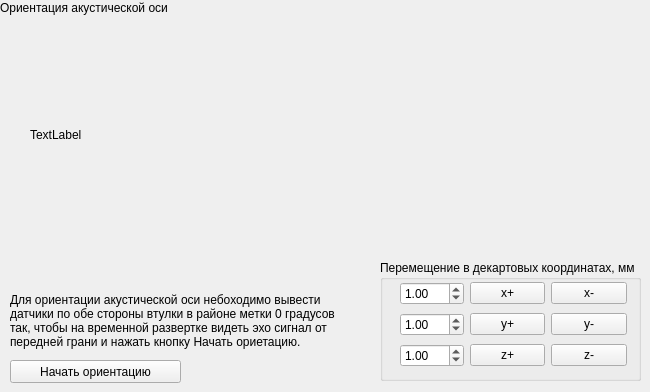
   <widget class="QWidget" name="page_3">
    <widget class="QLabel" name="label_21">
     <property name="geometry">
      <rect>
       <x>0</x>
       <y>0</y>
       <width>221</width>
       <height>16</height>
      </rect>
     </property>
     <property name="text">
      <string>Ориентация акустической оси </string>
     </property>
    </widget>
    <widget class="QGroupBox" name="groupBox_4">
     <property name="geometry">
      <rect>
       <x>380</x>
       <y>260</y>
       <width>261</width>
       <height>121</height>
      </rect>
     </property>
     <property name="title">
      <string>Перемещение в декартовых координатах, мм</string>
     </property>
     <widget class="QWidget" name="gridLayoutWidget_5">
      <property name="geometry">
       <rect>
        <x>20</x>
        <y>20</y>
        <width>227</width>
        <height>91</height>
       </rect>
      </property>
      <layout class="QGridLayout" name="gridLayout_2">
       <item row="1" column="2">
        <widget class="QPushButton" name="pushButtonYmMove_2">
         <property name="text">
          <string>y-</string>
         </property>
        </widget>
       </item>
       <item row="0" column="2">
        <widget class="QPushButton" name="pushButtonXmMove_2">
         <property name="text">
          <string>x-</string>
         </property>
        </widget>
       </item>
       <item row="0" column="1">
        <widget class="QPushButton" name="pushButtonXpMove_2">
         <property name="text">
          <string>x+</string>
         </property>
        </widget>
       </item>
       <item row="1" column="1">
        <widget class="QPushButton" name="pushButtonYpMove_2">
         <property name="text">
          <string>y+</string>
         </property>
        </widget>
       </item>
       <item row="1" column="0">
        <widget class="QDoubleSpinBox" name="SpinBoxYmove_2">
         <property name="minimum">
          <double>0.000000000000000</double>
         </property>
         <property name="maximum">
          <double>100.000000000000000</double>
         </property>
         <property name="singleStep">
          <double>1.000000000000000</double>
         </property>
         <property name="value">
          <double>1.000000000000000</double>
         </property>
        </widget>
       </item>
       <item row="0" column="0">
        <widget class="QDoubleSpinBox" name="SpinBoxXmove_2">
         <property name="minimum">
          <double>0.000000000000000</double>
         </property>
         <property name="maximum">
          <double>100.000000000000000</double>
         </property>
         <property name="singleStep">
          <double>1.000000000000000</double>
         </property>
         <property name="value">
          <double>1.000000000000000</double>
         </property>
        </widget>
       </item>
       <item row="2" column="0">
        <widget class="QDoubleSpinBox" name="SpinBoxZmove_2">
         <property name="minimum">
          <double>0.000000000000000</double>
         </property>
         <property name="maximum">
          <double>100.000000000000000</double>
         </property>
         <property name="singleStep">
          <double>1.000000000000000</double>
         </property>
         <property name="value">
          <double>1.000000000000000</double>
         </property>
        </widget>
       </item>
       <item row="2" column="1">
        <widget class="QPushButton" name="pushButtonZpMove_2">
         <property name="text">
          <string>z+</string>
         </property>
        </widget>
       </item>
       <item row="2" column="2">
        <widget class="QPushButton" name="pushButtonZmMove_2">
         <property name="text">
          <string>z-</string>
         </property>
        </widget>
       </item>
      </layout>
     </widget>
    </widget>
    <widget class="QLabel" name="label_6">
     <property name="geometry">
      <rect>
       <x>10</x>
       <y>290</y>
       <width>331</width>
       <height>61</height>
      </rect>
     </property>
     <property name="autoFillBackground">
      <bool>false</bool>
     </property>
     <property name="text">
      <string>Для ориентации акустической оси небоходимо вывести датчики по обе стороны втулки в районе метки 0 градусов так, чтобы на временной развертке видеть эхо сигнал от передней грани и нажать кнопку Начать ориетацию.</string>
     </property>
     <property name="alignment">
      <set>Qt::AlignLeading|Qt::AlignLeft|Qt::AlignVCenter</set>
     </property>
     <property name="wordWrap">
      <bool>true</bool>
     </property>
    </widget>
    <widget class="QPushButton" name="pushButtonCalibration">
     <property name="geometry">
      <rect>
       <x>10</x>
       <y>360</y>
       <width>171</width>
       <height>23</height>
      </rect>
     </property>
     <property name="text">
      <string>Начать ориентацию</string>
     </property>
    </widget>
    <widget class="QLabel" name="label_19">
     <property name="geometry">
      <rect>
       <x>30</x>
       <y>30</y>
       <width>440</width>
       <height>210</height>
      </rect>
     </property>
     <property name="text">
      <string>TextLabel</string>
     </property>
    </widget>
   </widget>
